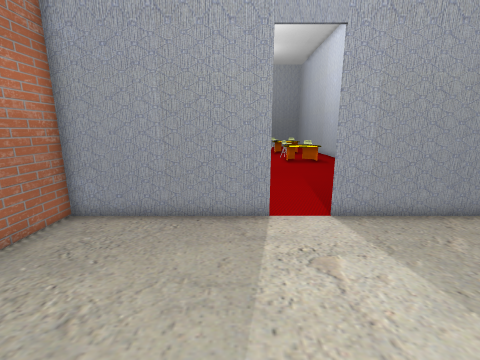
[1] (above)

17 first-person views from a walk through a Unity game level. The camera is 1.5 m above the floor, tilts 12° down and sees 90° across. Doors are open. The floor is counted in squares, 0.5 m on a side. Each view is taken from the middle of a square. On the plan, view 1 faces up. The plan holds only what a view shows up to about 19 squares ahead; the rest is blank. The place goes on beyond the plan. The player is left out. Some surface patterns are stand-ins.

[2]
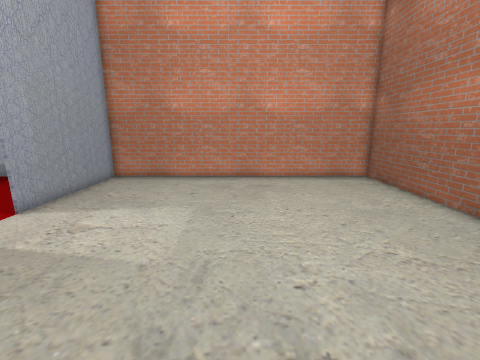

[3]
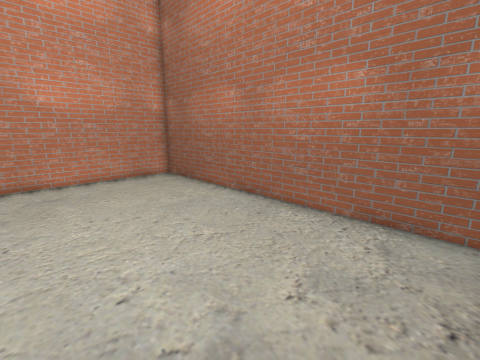

[4]
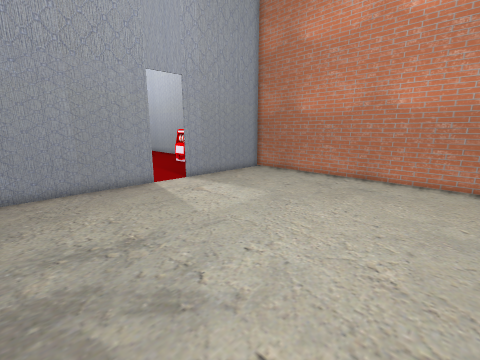

[5]
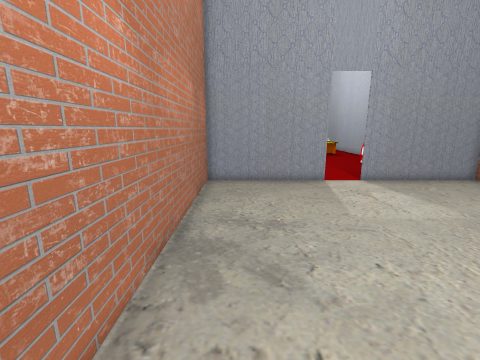

[6]
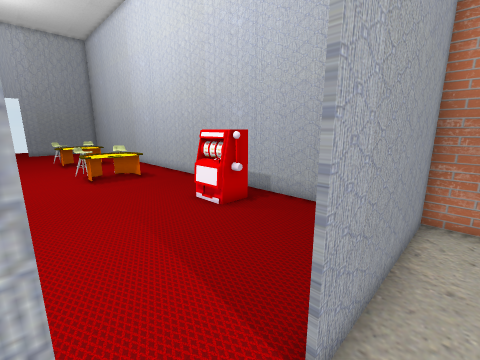

[7]
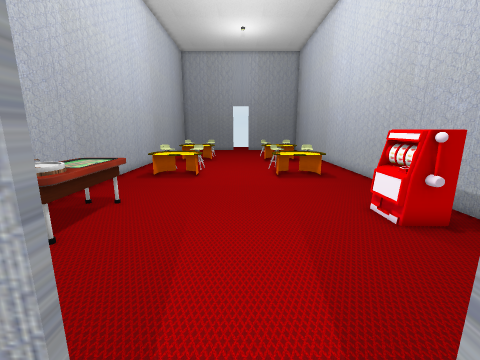

[8]
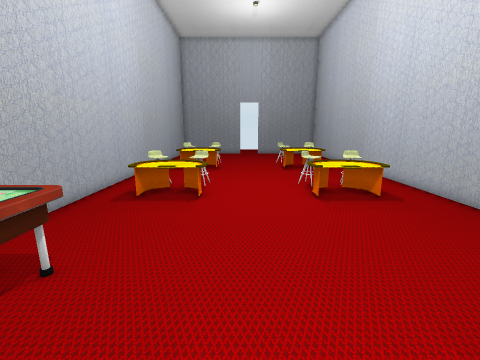

[9]
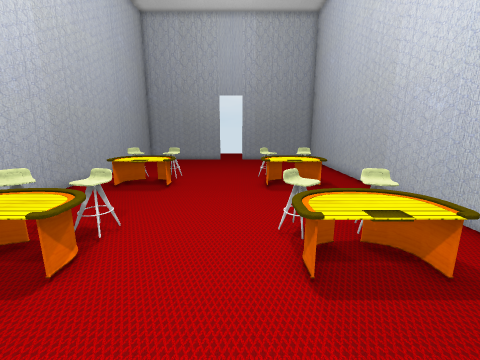

[10]
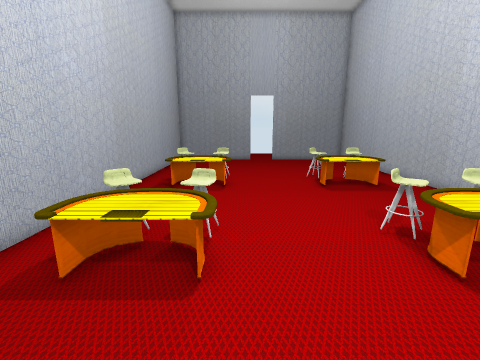

[11]
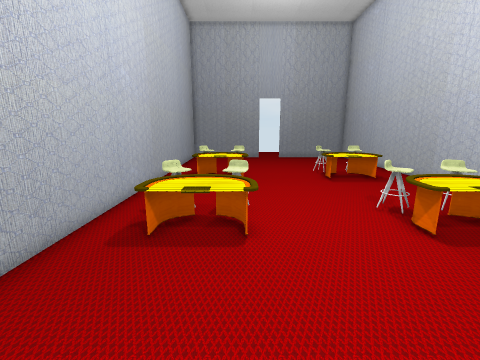

[12]
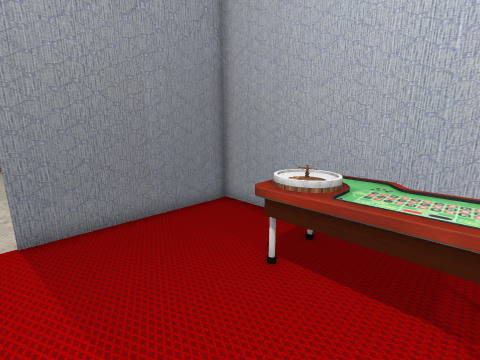

[13]
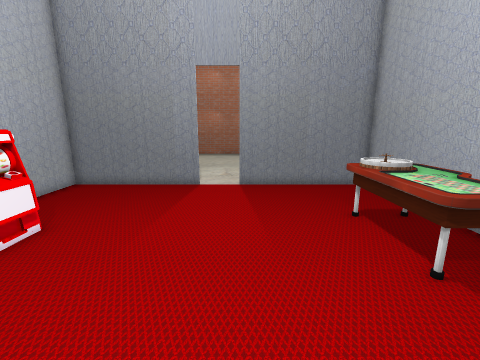

[14]
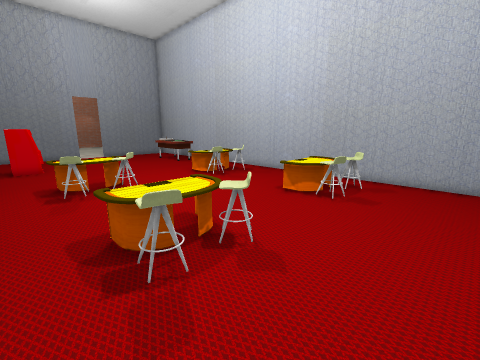

[15]
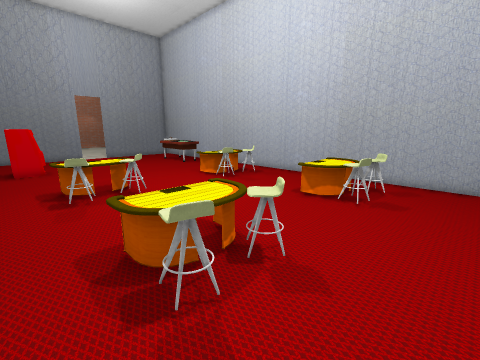

[16]
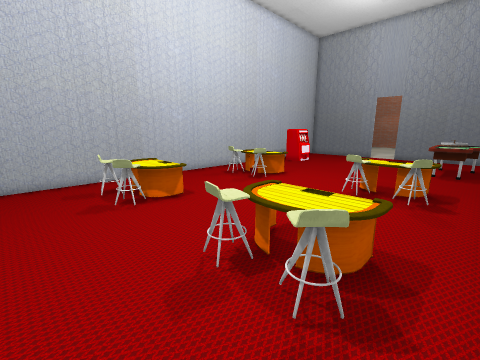

[17]
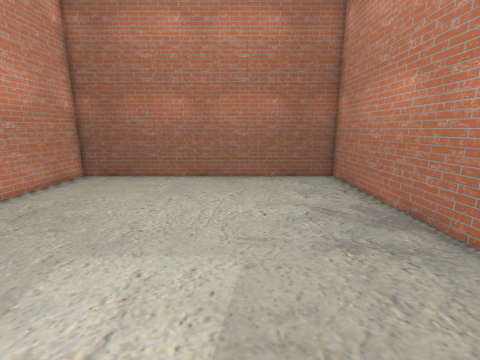

### Floor plan
Points are (right, up) in squares from view 1. A wall is a line through its corners. A room is listed if a view was taken in it or the views show most of it. See-through windows are left out.
Room 1 (views 1, 2, 3, 4, 5, 6, 7, 17)
walls: (1.1, 8) (-5.9, 8) (-5.9, -8.1) (10, -8.1) (10, 8) (3.1, 8)
ways out: open door at (2, 8) to room 2
Room 2 (views 8, 9, 10, 11, 12, 13, 14, 15, 16)
walls: (3.1, 8.1) (10, 8.1) (10, 37.5); (-5.9, 37.5) (-5.9, 8.1) (1.1, 8.1)
ways out: open door at (2, 8) to room 1
objects: table (-5, 13) to (-3, 17); table (-4, 22) to (-1, 23); stool (-4, 24) to (-3, 25); table (-4, 30) to (-1, 31); stool (-4, 32) to (-3, 33); stool (-2, 24) to (-1, 25); stool (-2, 32) to (-1, 33); table (4, 22) to (7, 23); stool (4, 24) to (5, 25); table (4, 30) to (7, 31); stool (4, 32) to (5, 33); stool (6, 24) to (7, 25); stool (6, 32) to (7, 33); machine (7, 14) to (9, 16)

Positions as (right, up) in squares from view 1, and headings:
1: (0, 0), facing up
2: (-5, 0), facing right
3: (-5, 0), facing down-right
4: (-5, -5), facing up-right
5: (-4, -6), facing up
6: (1, 7), facing up-right
7: (2, 7), facing up
8: (1, 12), facing up
9: (3, 18), facing up
10: (0, 18), facing up
11: (-1, 16), facing up
12: (1, 16), facing down-left
13: (1, 21), facing down
14: (9, 37), facing down-left
15: (9, 36), facing down-left
16: (-5, 36), facing down-right
17: (0, 7), facing down
